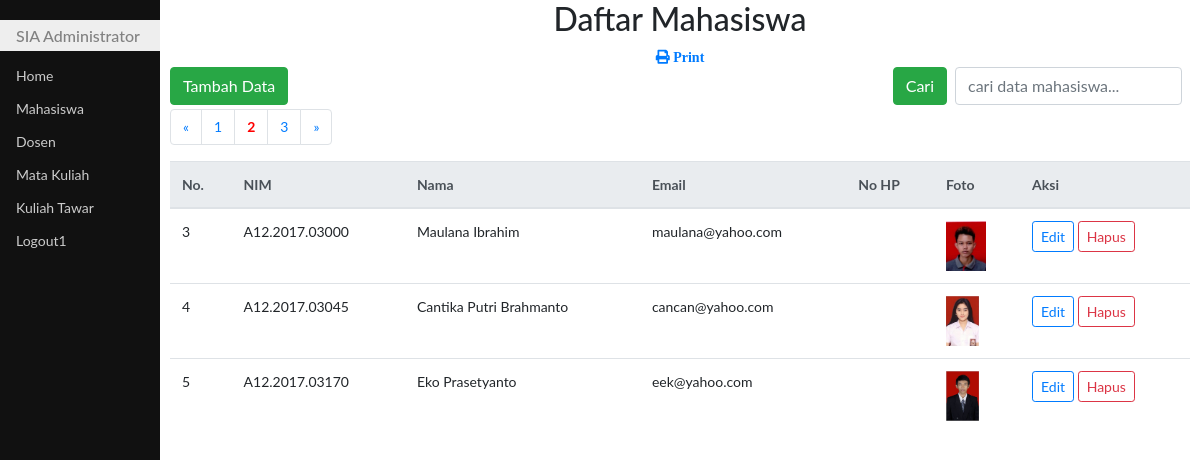
Page /uas/ika/06500updateMhs.php?hal=2 on the committed database.
### tables this page shows
CREATE TABLE `mhs` (
  `id` int(11) NOT NULL AUTO_INCREMENT,
  `nim` char(14) DEFAULT NULL,
  `nama` varchar(50) DEFAULT NULL,
  `email` varchar(50) DEFAULT NULL,
  `foto` varchar(25) DEFAULT NULL,
  PRIMARY KEY (`id`)
);

### uas/ika/06500updateMhs.php (the view, shortened to what this page needs)
<!DOCTYPE html>
<html>
<head>
	<link rel="stylesheet" type="text/css" href="bootstrap4/css/bootstrap.css">
	<link rel="stylesheet" type="text/css" href="css/styleku.css">
	<link rel="stylesheet" href="https://use.fontawesome.com/releases/v5.7.0/css/all.css">
</head>
<body>
	<?php
	require "06500fungsi.php";
	$jmlDataPerHal = 3;
	if (isset($_POST['cari'])) {
		$cari = $_POST['cari'];
		$sql = "select * from mhs where nim like'%$cari%' or
						  nama like '%$cari%' or
						  email like '%$cari%'";
	} else {
		$sql = "select * from mhs";
	}
	$qry = mysqli_query($koneksi, $sql) or die(mysqli_error($koneksi));
	$jmlData = mysqli_num_rows($qry);
	$jmlHal = ceil($jmlData / $jmlDataPerHal);
	if (isset($_GET['hal'])) {
		$halAktif = $_GET['hal'];
	} else {
		$halAktif = 1;
	}
	$awalData = ($jmlDataPerHal * $halAktif) - $jmlDataPerHal;
	$kosong = false;
	if (isset($_POST['cari'])) {
		$cari = $_POST['cari'];
		$sql = "select * from mhs where nim like'%$cari%' or
						  nama like '%$cari%' or
						  email like '%$cari%'
						  limit $awalData,$jmlDataPerHal";
	} else {
		$sql = "select * from mhs limit $awalData,$jmlDataPerHal";
	}
	$hasil = mysqli_query($koneksi, $sql) or die(mysqli_error($koneksi));
	?>
	<div class="utama">
		<h2 class="text-center">Daftar Mahasiswa</h2>
		<div class="text-center"><a href="06500prnMhs.php"><span class="fas fa-print">&nbsp;Print</span></a></div>
		<span class="float-left">
			<a class="btn btn-success" href="06500addMhs.php">Tambah Data</a>
		</span>
		<span class="float-right">
			<form action="" method="post" class="form-inline">
				<button class="btn btn-success" type="submit">Cari</button>
				<input class="form-control mr-2 ml-2" type="text" name="cari" placeholder="cari data mahasiswa..." autofocus autocomplete="off">
			</form>
		</span>
		<br><br>
		<ul class="pagination">
			<?php
			if ($halAktif > 1) {
				$back = $halAktif - 1;
				echo "<li class='page-item'><a class='page-link' href=?hal=$back>&laquo;</a></li>";
			}
			for ($i = 1; $i <= $jmlHal; $i++) {
				if ($i == $halAktif) {
					echo "<li class='page-item'><a class='page-link' href=?hal=$i style='font-weight:bold;color:red;'>$i</a></li>";
				} else {
					echo "<li class='page-item'><a class='page-link' href=?hal=$i>$i</a></li>";
				}
			}
			if ($halAktif < $jmlHal) {
				$forward = $halAktif + 1;
				echo "<li class='page-item'><a class='page-link' href=?hal=$forward>&raquo;</a></li>";
			}
			?>
		</ul>
		<table class="table table-hover">
			<thead class="thead-light">
				<tr>
					<th>No.</th>
					<th>NIM</th>
					<th>Nama</th>
					<th>Email</th>
					<th>No HP</th>
					<th>Foto</th>
					<th>Aksi</th>
				</tr>
			</thead>
			<tbody>
				<?php
				if ($kosong) {
				?>
					<tr>
						<th colspan="6">
							<div class="alert alert-info alert-dismissible fade show text-center">
								Data tidak ada
							</div>
						</th>
					</tr>
					<?php
				} else {
					if ($awalData == 0) {
						$no = $awalData + 1;
					} else {
						$no = $awalData;
					}
					while ($row = mysqli_fetch_assoc($hasil)) {
					?>
						<tr>
							<td><?php echo $no ?></td>
							<td><?php echo $row["nim"] ?></td>
							<td><?php echo $row["nama"] ?></td>
							<td><?php echo $row["email"] ?></td>
							<td><?php echo $row["nohp"] ?></td>
							<td><img src="<?php echo "foto/" . $row["foto"] ?>" height="50"></td>
							<td>
								<a class="btn btn-outline-primary btn-sm" href="06500editMhs.php?kode=<?php echo $row['id'] ?>">Edit</a>
								<a class="btn btn-outline-danger btn-sm" href="06500hpsMhs.php?kode=<?php echo $row["id"] ?>" id="linkHps" onclick="return confirm('Yakin dihapus nih?')">Hapus</a>
							</td>
						</tr>
				<?php
						$no++;
					}
				}
				?>
			</tbody>
		</table>
	</div>
</body>
</html>

### uas/ika/css/styleku.css (style rules this page uses)
body { font-family: "Lato", sans-serif; }
.menusamping { height: 100%; width: 160px; position: fixed; z-index: 1; top: 0; left: 0; background-color: #111; overflow-x: hidden; padding-top: 20px; }
.menusamping a { padding: 6px 8px 6px 16px; text-decoration: none; font-size: 14px; color: #ccc; display: block; }
.menusamping h1 { padding: 6px 8px 6px 16px; text-decoration: none; font-size: 16px; color: #818181; background-color:#eee; display: block; }
.utama { margin-left: 160px; font-size: 14px; padding: 0px 10px; }

### rows in the picture
mhs: nim "A12.2017.03000", nama "Maulana Ibrahim", email "maulana@yahoo.com", foto (picture)
mhs: nim "A12.2017.03045", nama "Cantika Putri Brahmanto", email "cancan@yahoo.com", foto (picture)
mhs: nim "A12.2017.03170", nama "Eko Prasetyanto", email "eek@yahoo.com", foto (picture)
